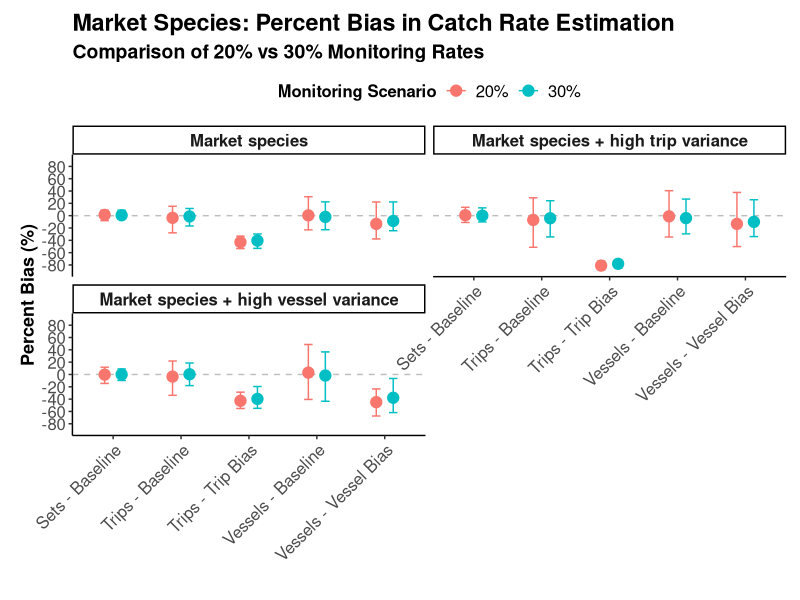
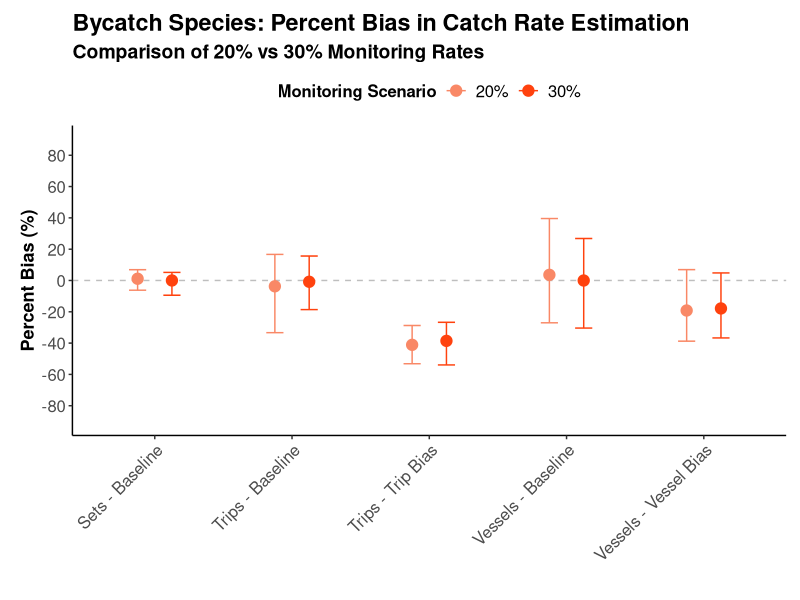
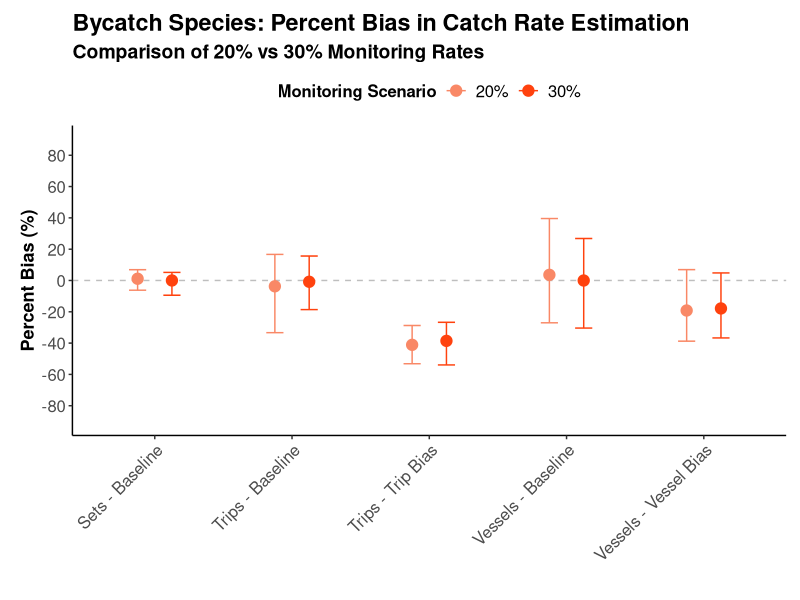
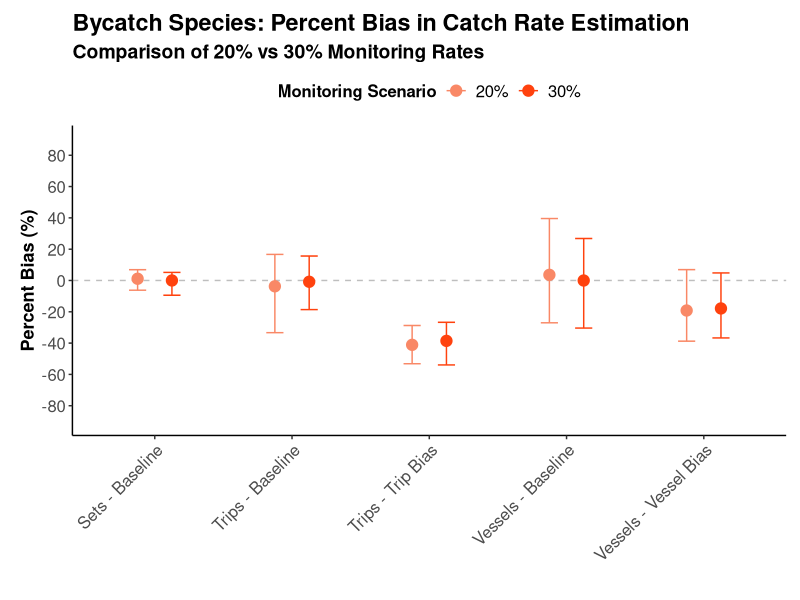
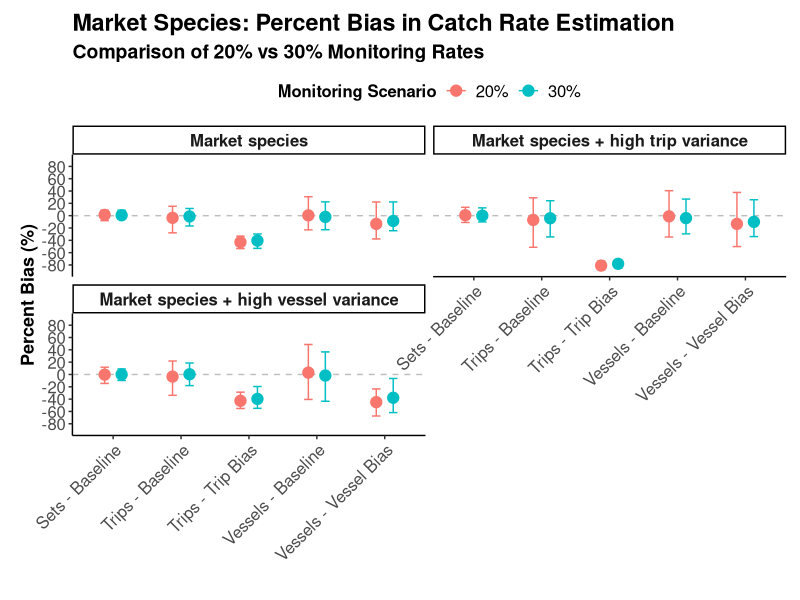
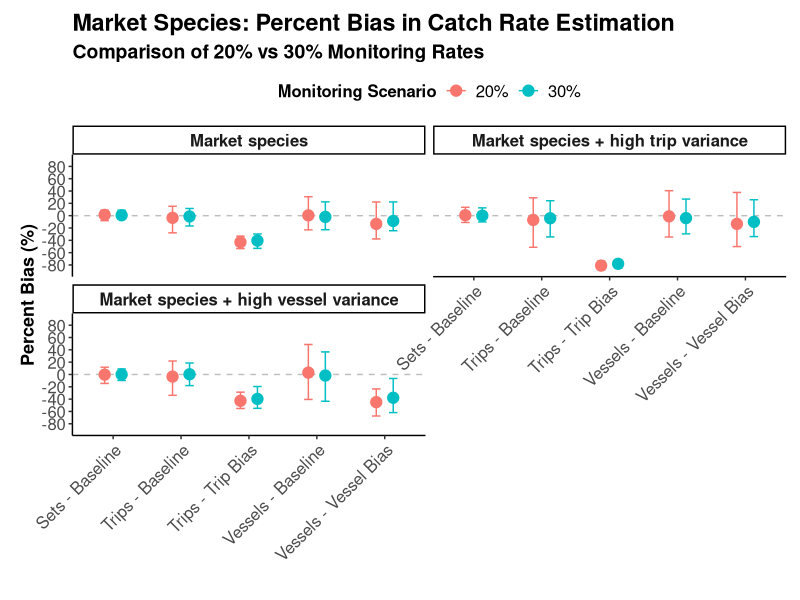

Write R code to recreate these figures, in order.
# MSC Review Rates Simulation - Visualization
# This script creates visualizations of the simulation results

# Load required libraries
library(tidyverse)
library(ggplot2)
library(gridExtra)
library(ggthemes)
library(patchwork)
theme_set(theme_classic())

# Read simulation results - don't filter p_monitor to get both 0.2 and 0.3
results_summary <- read.csv("outputs/simulation_results_summary_tidy.csv") %>%
  #remove the string '20% for all description values
  mutate(description = str_replace(description, " 20%", ""))


scnrs_to_plot <- data.frame(
  strategy = c("sets", "trips", "vessels", "trips", "vessels"), 
  description = c(
      rep("Baseline", 3),
      "Trip bias", 
      "Vessel bias"
)
)

spp_scnrs_to_plot <- merge(scnrs_to_plot, data.frame(species = unique(results_summary$species)),
      by = NULL) %>%
      arrange(strategy)

results_plot <- results_summary %>%
  inner_join(spp_scnrs_to_plot, by = c("species", "strategy", "description")) 

yaxis_scale <- c(-90, 90)

# Market species plot - faceted by p_monitor
results_market <- results_plot %>%
  filter(grepl("Market species", species)) %>%
  mutate(
    p_monitor_label = paste("Monitoring Rate:", p_monitor),
    colour_scale = str_to_title(paste(strategy, description, sep = " - ")),
        p_monitor = factor(p_monitor, levels = c(0.2, 0.3), labels = c("20%", "30%"))

  )

plot_market <- ggplot(results_market, aes(x = colour_scale, y = mean_bias_percent, color = p_monitor)) +
  geom_hline(yintercept = 0, linetype = "dashed", color = "grey") +
  geom_point(size = 3.5, position = position_dodge(width = 0.5)) +
  geom_errorbar(aes(ymin = lower_ci_mean_bias_percent, ymax = upper_ci_mean_bias_percent),
    position = position_dodge(width = 0.5), width = 0.25
  ) +
  facet_wrap(~ species, ncol = 2) +
  labs(
    title = "Market Species: Percent Bias in Catch Rate Estimation",
    subtitle = "Comparison of 20% vs 30% Monitoring Rates",
    x = "", y = "Percent Bias (%)", color = "Monitoring Scenario"
  ) +
  # scale_color_canva() +
  scale_y_continuous(limits = yaxis_scale, breaks = seq(-80, 80, 20)) +
  theme_classic() +
  theme(
    axis.text.x = element_text(angle = 45, hjust = 1, size = 12),
    axis.text.y = element_text(size = 12),
    axis.title = element_text(size = 13, face = "bold"),
    title = element_text(size = 14, face = "bold"),
    legend.title = element_text(size = 12, face = "bold"),
    legend.text = element_text(size = 12),
    legend.position = "top",
    strip.text = element_text(size = 12, face = "bold"),
    plot.margin = margin(10, 10, 10, 15),
    panel.grid.minor = element_blank()
  )
plot_market

#
# Bycatch species plot - p_monitor as x-axis levels
#
results_bycatch <- results_plot %>%
  filter(grepl("Bycatch species", species)) %>%
  # filter(species == "Market species + high trip variance") %>%
  mutate(
    x_axis = paste(species, "- Rate:", p_monitor),
    colour_scale = str_to_title(paste(strategy, description, sep = " - ")),
    p_monitor = factor(p_monitor, levels = c(0.2, 0.3), labels = c("20%", "30%"))
  ) %>%
  arrange(species, p_monitor)

plot_bycatch <- ggplot(results_bycatch, aes(x = colour_scale, y = mean_bias_percent,
 color = factor(p_monitor))) +
  geom_hline(yintercept = 0, linetype = "dashed", color = "grey") +
  geom_point(size = 3.5, position = position_dodge(width = 0.5)) +
  geom_errorbar(aes(ymin = lower_ci_mean_bias_percent, ymax = upper_ci_mean_bias_percent),
    position = position_dodge(width = 0.5), width = 0.25
  ) +
  labs(
    title = "Bycatch Species: Percent Bias in Catch Rate Estimation",
    subtitle = "Comparison of 20% vs 30% Monitoring Rates",
    x = "", y = "Percent Bias (%)", color = "Monitoring Scenario"
  ) +
  scale_color_canva() +
  scale_y_continuous(limits = yaxis_scale, breaks = seq(-80, 80, 20)) +
  theme_classic() +
  theme(
    axis.text.x = element_text(angle = 45, hjust = 1, size = 12),
    axis.text.y = element_text(size = 12),
    axis.title = element_text(size = 13, face = "bold"),
    title = element_text(size = 14, face = "bold"),
    legend.title = element_text(size = 12, face = "bold"),
    legend.text = element_text(size = 12),
    legend.position = "top",
    plot.margin = margin(10, 10, 10, 15),
    panel.grid.minor = element_blank()
  )
plot_bycatch
# Save the plots
# ggsave("plots/plot_bias_percent_market_comparison.png", plot = plot_market,
#        width = 12, height = 8, dpi = 300)
ggsave("plots/plot_bias_percent_bycatch_comparison.png", plot = plot_bycatch,
       width = 8, height = 9, dpi = 300)
ggsave("plots/plot_bias_percent_bycatch_comparison.pdf", plot = plot_bycatch,
       width = 8, height = 9)


ggsave("plots/plot_bias_percent_market_comparison.png", plot = plot_market,
       width = 8, height = 9, dpi = 300)
ggsave("plots/plot_bias_percent_market_comparison.pdf", plot = plot_market,
       width = 8, height = 9)
